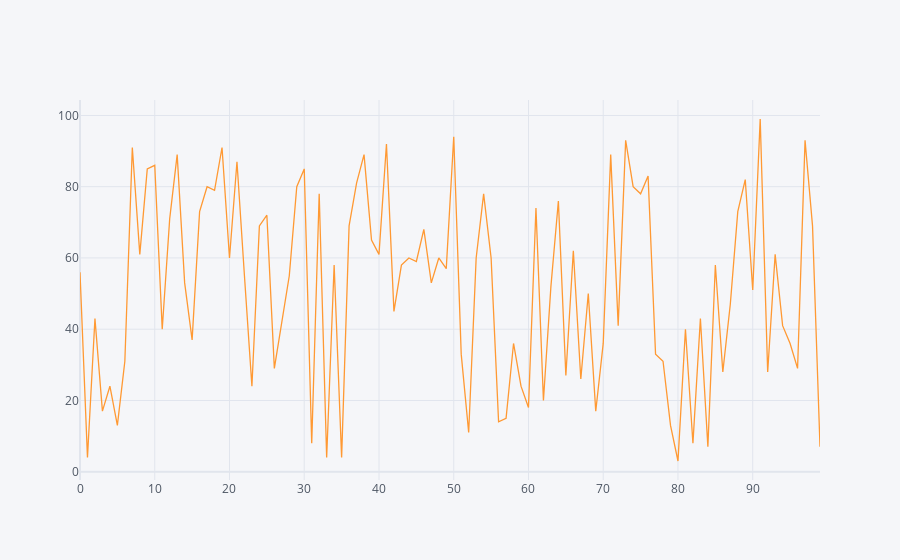

Notebook code cell kept with this figure:
### Code cell
df1.iplot()

### Figure 1 — Plotly figure (JSON) as saved in the notebook; plotly's stock layout.template omitted (floating-point values rounded to 4 significant figures)
{"data": [{"line": {"color": "rgba(255, 153, 51, 1.0)", "dash": "solid", "shape": "linear", "width": 1.3}, "mode": "lines", "name": "0", "text": "", "type": "scatter", "x": [0, 1, 2, 3, 4, 5, 6, 7, 8, 9, 10, 11, 12, 13, 14, 15, 16, 17, 18, 19, 20, 21, 22, 23, 24, 25, 26, 27, 28, 29, 30, 31, 32, 33, 34, 35, 36, 37, 38, 39, 40, 41, 42, 43, 44, 45, 46, 47, 48, 49, 50, 51, 52, 53, 54, 55, 56, 57, 58, 59, 60, 61, 62, 63, 64, 65, 66, 67, 68, 69, 70, 71, 72, 73, 74, 75, 76, 77, 78, 79, 80, 81, 82, 83, 84, 85, 86, 87, 88, 89, 90, 91, 92, 93, 94, 95, 96, 97, 98, 99], "y": [56, 4, 43, 17, 24, 13, 31, 91, 61, 85, 86, 40, 71, 89, 53, 37, 73, 80, 79, 91, 60, 87, 55, 24, 69, 72, 29, 42, 55, 80, 85, 8, 78, 4, 58, 4, 69, 81, 89, 65, 61, 92, 45, 58, 60, 59, 68, 53, 60, 57, 94, 33, 11, 60, 78, 60, 14, 15, 36, 24, 18, 74, 20, 52, 76, 27, 62, 26, 50, 17, 36, 89, 41, 93, 80, 78, 83, 33, 31, 13, 3, 40, 8, 43, 7, 58, 28, 47, 73, 82, 51, 99, 28, 61, 41, 36, 29, 93, 69, 7]}], "layout": {"legend": {"bgcolor": "#F5F6F9", "font": {"color": "#4D5663"}}, "paper_bgcolor": "#F5F6F9", "plot_bgcolor": "#F5F6F9", "title": {"font": {"color": "#4D5663"}}, "xaxis": {"gridcolor": "#E1E5ED", "showgrid": true, "tickfont": {"color": "#4D5663"}, "title": {"font": {"color": "#4D5663"}, "text": ""}, "zerolinecolor": "#E1E5ED"}, "yaxis": {"gridcolor": "#E1E5ED", "showgrid": true, "tickfont": {"color": "#4D5663"}, "title": {"font": {"color": "#4D5663"}, "text": ""}, "zerolinecolor": "#E1E5ED"}}}
